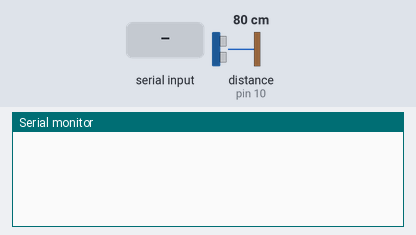
A program run on a simulated Arduino Uno, built with avr-gcc and run on an emulated ATmega328P. Parts: the last lines printed to the serial monitor. Wiring (inferred from the names in the program): ultrasonic range finder: trigger pin 9; echo pin 10. The inputs (shaded band) are chosen by the test bench; at power-on: distance to the obstacle (sensor on pin 10) 80 cm. The echo pulse lasts 58.3 µs per cm.

Above: at 1.2 s.
1.3 s: distance to the obstacle (sensor on pin 10) set to 2 cm
At 2.3 s:
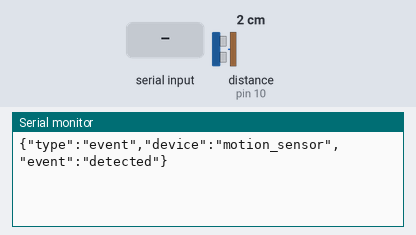
4.0 s: "1\n" received over Serial
At 4.31 s:
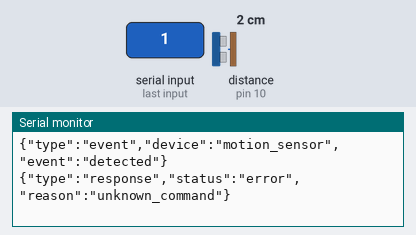

Measured:
- after the input at 1.3 s, the serial monitor: prints a new line after 0.20 s (image 1)
- after the input at 4.0 s, the serial monitor: prints a new line at once (image 2)

The program:

main.cpp
```cpp
#include "common.h"

volatile int g_is_door_open;
volatile int g_is_alarm_enabled;
volatile int g_is_motion_detected;

// Переменные для неблокирующих задержек
const long SENSOR_READ_INTERVAL = 500;  // Как часто проверять датчик (в миллисекундах)
const long MOTION_SEND_INTERVAL = 1000; // Как часто отправлять уведомление, если есть тревога
unsigned long lastSensorReadTime = 0;
unsigned long lastMotionSendTime = 0;

void setup(void)
{
    Serial.begin(9600);

    pinMode(TRIGGER_PIN, OUTPUT);
    pinMode(ECHO_PIN, INPUT);

    g_is_door_open       = 0;
    g_is_alarm_enabled   = 1;
    g_is_motion_detected = 0;
}

void loop(void)
{
    // --- Блок 1: Обработка входящих команд ---
    check_serial_for_command();

    unsigned long currentTime = millis();

    // --- Блок 2: Логика обнаружения и отправки тревоги ---
    if (g_is_alarm_enabled)
    {
        if (!g_is_motion_detected) {
            if (currentTime - lastSensorReadTime >= SENSOR_READ_INTERVAL) {
                lastSensorReadTime = currentTime; // Сбрасываем таймер проверки

                int distance = current_distance_cm(TRIGGER_PIN, ECHO_PIN);
                if (distance > 0 && distance <= 30)
                {
                    g_is_motion_detected = true;
                }
            }
        }

        if (g_is_motion_detected) {
            if (currentTime - lastMotionSendTime >= MOTION_SEND_INTERVAL) {
                lastMotionSendTime = currentTime; // Сбрасываем таймер отправки
                send_motion_detected_event();
            }
        }
    }
    else {
        g_is_motion_detected = false;
    }
}
```

common.h
```cpp
#ifndef ARDUINO_COMMON_H
#define ARDUINO_COMMON_H

// ================================================================
// ========================= INCLUDES =============================
// ================================================================

#include <Arduino.h>
#include "../../common/smarthub_protocol.h"

// ================================================================
// =================== CONSTANTS & DEFINES ========================
// ================================================================

// Пины для подключения ультразвукового датчика расстояния
#define TRIGGER_PIN     9
#define ECHO_PIN        10

// Размер буфера для приема команд от хаба по Serial-порту
#define SERIAL_BUFFER_SIZE 256

// ================================================================
// ==================== GLOBAL VARIABLES ==========================
// ================================================================

extern volatile int   g_is_door_open;
extern volatile int   g_is_alarm_enabled;
extern volatile int   g_is_motion_detected;

// ================================================================
// ========================= FUNCTION PROTOTYPES =================
// ================================================================

// ------------------------------------------------
// Измеряет расстояние с помощью ультразвукового датчика.
// Возвращает расстояние в сантиметрах.
// ------------------------------------------------
int current_distance_cm(uint8_t trigger_pin,uint8_t echo_pin);

// ------------------------------------------------
// Проверяет Serial-порт на наличие входящих данных,
// собирает их в строку и передает на обработку.
// ------------------------------------------------
void check_serial_for_command(void);

// ------------------------------------------------
// Парсит входящую JSON-команду и вызывает соответствующие
// функции для выполнения действия и отправки ответа.
// ------------------------------------------------
void process_json_command(char* command_str);

// ------------------------------------------------
// Формирует и отправляет хабу JSON-сообщение с полным
// состоянием устройства (дверь, сигнализация).
// ------------------------------------------------
void send_full_state_response(void);

// ------------------------------------------------
// Формирует и отправляет хабу простой JSON-ответ
// об изменении состояния устройства (например, "дверь открыта").
// ------------------------------------------------
void send_simple_response(const char* device, const char* state);

// ------------------------------------------------
// Отправляет хабу JSON-сообщение об ошибке,
// если пришла неизвестная команда.
// ------------------------------------------------
void send_command_error_response(void);

// ------------------------------------------------
// Отправляет хабу JSON-событие о том,
// что было обнаружено движение.
// ------------------------------------------------
void send_motion_detected_event(void);

#endif
```

arduino_sensors.cpp
```cpp
#include "common.h"

int current_distance_cm(uint8_t trigger_pin,uint8_t echo_pin)
{
    int distance,duration;

    digitalWrite(trigger_pin,LOW);
    delayMicroseconds(2);
    digitalWrite(trigger_pin,HIGH);
    delayMicroseconds(10);
    digitalWrite(trigger_pin,LOW);

    duration = pulseIn(ECHO_PIN,HIGH);

    distance = duration *0.0343 / 2;

    return distance;
}
```

protocol_handler.cpp
```cpp
#include "common.h"

// Формирует и отправляет JSON вручную, используя F-строки для экономии ОЗУ
void send_json(const char* type, const char* p1_key, const char* p1_val, const char* p2_key, const char* p2_val) {
    Serial.print(F("{\""));
    Serial.print(type);
    Serial.print(F("\":\""));
    Serial.print(p1_key);
    Serial.print(F("\",\""));
    Serial.print(p1_val);
    Serial.print(F("\":\""));
    Serial.print(p2_key);
    Serial.print(F("\",\""));
    Serial.print(p2_val);
    Serial.println(F("\"}"));
}

void send_full_state_response(void) {
    Serial.print(F("{\"type\":\"full_state\",\"state\":{\"is_door_open\":"));
    Serial.print(g_is_door_open ? "true" : "false");
    Serial.print(F(",\"is_alarm_enabled\":"));
    Serial.print(g_is_alarm_enabled ? "true" : "false");
    Serial.println(F("}}"));
}

void send_simple_response(const char* device, const char* state) {
    Serial.print(F("{\"type\":\"response\",\"device\":\""));
    Serial.print(device);
    Serial.print(F("\",\"state\":\""));
    Serial.print(state);
    Serial.println(F("\"}"));
}

void send_command_error_response() {
    Serial.println(F("{\"type\":\"response\",\"status\":\"error\",\"reason\":\"unknown_command\"}"));
}

void send_motion_detected_event(void) {
    Serial.println(F("{\"type\":\"event\",\"device\":\"motion_sensor\",\"event\":\"detected\"}"));
}

// Упрощенная обработка без cJSON
void process_json_command(char* command_str) {
    if (strstr(command_str, CMD_GET_STATE)) {
        send_full_state_response();
    } else if (strstr(command_str, DEVICE_DOOR) && strstr(command_str, STATE_OPEN)) {
        g_is_door_open = 1;
        send_simple_response(DEVICE_DOOR, STATE_OPEN);
    } else if (strstr(command_str, DEVICE_DOOR) && strstr(command_str, STATE_CLOSE)) {
        g_is_door_open = 0;
        send_simple_response(DEVICE_DOOR, STATE_CLOSE);
    } else if (strstr(command_str, DEVICE_ALARM) && strstr(command_str, STATE_ON)) {
        g_is_alarm_enabled = 1;
        send_simple_response(DEVICE_ALARM, STATE_ON);
    } else if (strstr(command_str, DEVICE_ALARM) && strstr(command_str, STATE_OFF)) {
        g_is_alarm_enabled = 0;
        send_simple_response(DEVICE_ALARM, STATE_OFF);
    } else if (strstr(command_str, DEVICE_MOTION_SENSOR) && strstr(command_str, STATE_CLEAR)) {
        g_is_motion_detected = 0;
        send_simple_response(DEVICE_MOTION_SENSOR, STATE_CLEAR);
    } else {
        send_command_error_response();
    }
}
```

serial_handler.cpp
```cpp
#include "common.h"

static char g_serial_buffer[SERIAL_BUFFER_SIZE];
static int g_buffer_pos = 0;

void check_serial_for_command(void)
{
    while (Serial.available() > 0)
    {
        char incoming_char = Serial.read();

        if (incoming_char == '\n')
        {
            g_serial_buffer[g_buffer_pos] = '\0';
            if (g_buffer_pos > 0)
            {
                process_json_command(g_serial_buffer);
            }
            g_buffer_pos = 0;
            break;
        }
        else if (incoming_char == '\r')
        {
            continue;
        }
        else
        {
            if (g_buffer_pos < SERIAL_BUFFER_SIZE - 1)
            {
                g_serial_buffer[g_buffer_pos] = incoming_char;
                g_buffer_pos++;
            }
            else
            {
                // Буфер переполнен, сбрасываем для приема новой команды
                g_buffer_pos = 0;
            }
        }
    }
}
```
